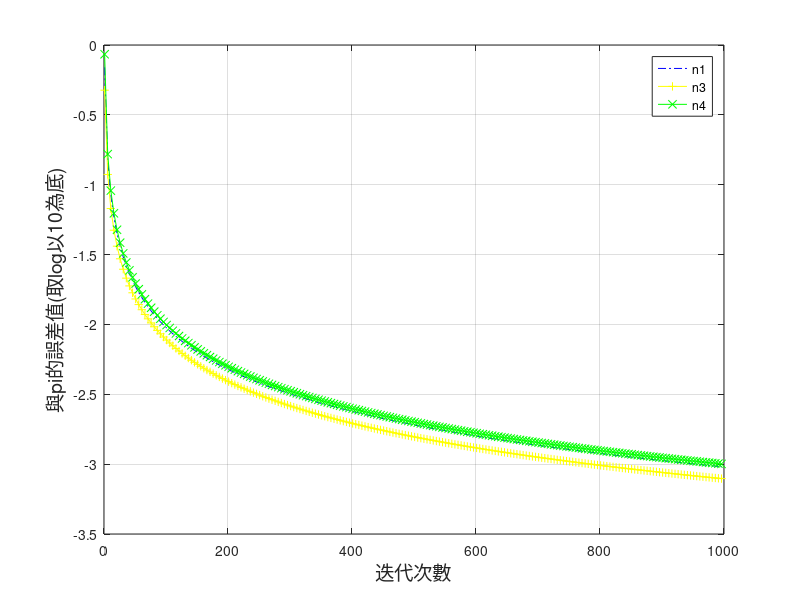
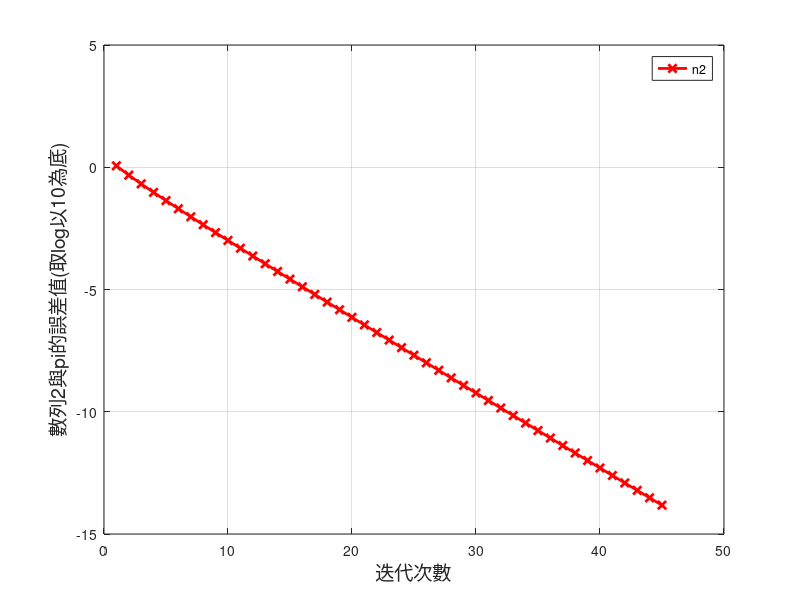
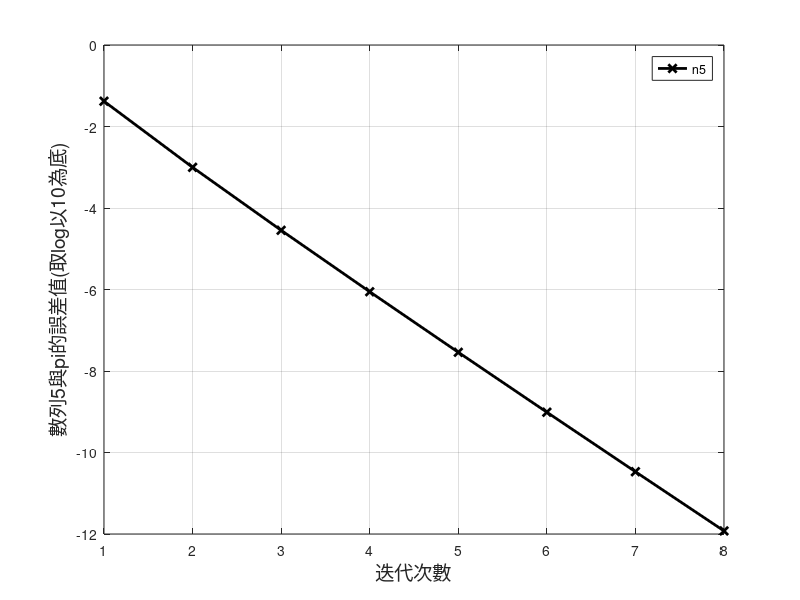
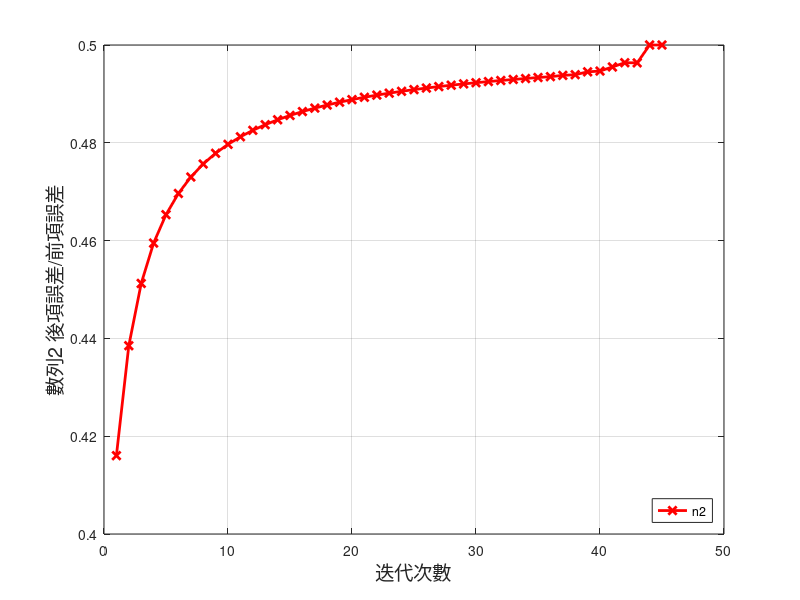

These figures' MATLAB source, in order:
clear;
n=1000;%指定迭代次數
start=1;%畫圖時開始的次數
dn=floor(n/200);%密度

n1=zeros(n,1);
n2=zeros(n,1);
n2_1=zeros(n,1);
n3=zeros(n,1);
n4=zeros(n,1);
n5=zeros(n,1);
err1=zeros(n-1,1);
err2=zeros(n-1,1);
err3=zeros(n-1,1);
err4=zeros(n-1,1);
err5=zeros(n-1,1);

n1(1)=6;
n2(1)=2;
n2_1(1)=1;
n3(1)=8/3;
n4(1)=4;
n5(1)=4*(4*(1/5)-1/239);

i=2;

while i<=n
    n1(i)=n1(i-1)+6/i^2;
    n2_1(i)=n2_1(i-1)*(i-1)/(2*i-1);
    n2(i)=n2(i-1)+2*n2_1(i);
    n3(i)=n3(i-1)*2*i*2*i/(2*i-1)/(2*i+1);
    n4(i)=n4(i-1)+4*(-1)^(i-1)/(2*i-1);
    n5(i)=n5(i-1)+4*(4*(-1)^(i-1)*(1/5)^(2*i-1)/(2*i-1)-(-1)^(i-1)*(1/239)^(2*i-1)/(2*i-1));
    i=i+1;
end

n1=sqrt(n1);

fprintf("%f\n",n1(n));
fprintf("%f\n",n2(n));
fprintf("%f\n",n3(n));
fprintf("%f\n",n4(n));
fprintf("%f\n",n5(n));

pis=zeros(n,1);
for i=1:n
    pis(i)=pi;
end
%這些是誤差
n1=abs(n1-pis);
n2=abs(n2-pis);
n3=abs(n3-pis);
n4=abs(n4-pis);
n5=abs(n5-pis);

for i=1:n-1
    err1(i)=n1(i+1)/n1(i)^1;
    err2(i)=n2(i+1)/n2(i);
    err3(i)=n3(i+1)/n3(i);
    err4(i)=abs(n4(i+1)/n4(i));
    err5(i)=n5(i+1)/n5(i);
end

figure(1)

%h1=plot((start:dn:n),n1(start:dn:n),'b-.o','LineWidth',2);
%hold on
%h2=plot((start:dn:n),n2(start:dn:n),'r-x','LineWidth',2);
%h3=plot((start:dn:n),n3(start:dn:n),'y-+','LineWidth',2);
%h4=plot((start:dn:n),n4(start:dn:n),'g-o','LineWidth',2);
%h5=plot((start:dn:n),n5(start:dn:n),'black-x','LineWidth',2);
%legend([h1(1) h2(1) h3(1) h4(1) h5(1)],{"n1","n2","n3","n4","n5"})
plot((start:dn:n),log(n1(start:dn:n))/log(10),'b-.');
hold on
plot((start:dn:n),log(n3(start:dn:n))/log(10),'y-+');
plot((start:dn:n),log(n4(start:dn:n))/log(10),'g-x');
legend({"n1","n3","n4"})
xlabel('迭代次數','FontSize',14)
ylabel('與pi的誤差值(取log以10為底)','FontSize',14)
grid on
hold off
endn2=45;%最後一項
endn5=8;

figure(2)
plot((1:endn2),log(n2(1:endn2))/log(10),'r-x','LineWidth',2);
legend({"n2"})
xlabel('迭代次數','FontSize',14)
ylabel('數列2與pi的誤差值(取log以10為底)','FontSize',14)
grid on
hold off

figure(3)
plot((1:endn5),log(n5(1:endn5))/log(10),'black-x','LineWidth',2);
legend({"n5"})
xlabel('迭代次數','FontSize',14)
ylabel('數列5與pi的誤差值(取log以10為底)','FontSize',14)
grid on
hold off

figure(4)
plot((1:endn2),(err2(1:endn2)),'r-x','LineWidth',2);
legend({"n2"},'Location','southeast')
xlabel('迭代次數','FontSize',14)
ylabel('數列2 後項誤差/前項誤差','FontSize',14)
grid on
hold off

figure(5)
plot((1:endn5),(err5(1:endn5)),'black-x','LineWidth',2);
legend({"n5"},'Location','southeast')
xlabel('迭代次數','FontSize',14)
ylabel('數列5 後項誤差/前項誤差','FontSize',14)
grid on
hold off

%try to use alpha/n to estimate n1
y=zeros(n,1);
for i=1:n
    y(i)=1/i;
end

alpha=((1:n)*n1)^(1/n);
y=alpha*y;
fprintf("%2.6e",alpha);

figure(6)
plot((start:dn:n),log(n1(start:dn:n))/log(10),'b-.');
hold on
plot((start:dn:n),log(y(start:dn:n))/log(10),'y-+');
legend({"n1","1/n"})
xlabel('迭代次數','FontSize',14)
ylabel('與pi的誤差值(取log以10為底)','FontSize',14)
grid on
hold off

figure(7)
plot((1:endn2),log(n2(1:endn2))/log(10),'r-x','LineWidth',2);
hold on
plot((1:endn5),log(n5(1:endn5))/log(10),'black-x','LineWidth',2);
legend({"n2","n5"})
xlabel('迭代次數','FontSize',14)
ylabel('數列與pi的誤差值(取log以10為底)','FontSize',14)
grid on
hold off

figure(8)

%h1=plot((start:dn:n),n1(start:dn:n),'b-.o','LineWidth',2);
%hold on
%h2=plot((start:dn:n),n2(start:dn:n),'r-x','LineWidth',2);
%h3=plot((start:dn:n),n3(start:dn:n),'y-+','LineWidth',2);
%h4=plot((start:dn:n),n4(start:dn:n),'g-o','LineWidth',2);
%h5=plot((start:dn:n),n5(start:dn:n),'black-x','LineWidth',2);
%legend([h1(1) h2(1) h3(1) h4(1) h5(1)],{"n1","n2","n3","n4","n5"})
plot((start:dn:n),log(n1(start:dn:n))/log(10),'black-.');
hold on
plot((start:dn:n),log(n2(start:dn:n))/log(10),'b-.');
plot((start:dn:n),log(n3(start:dn:n))/log(10),'black-.');
plot((start:dn:n),log(n4(start:dn:n))/log(10),'black-.');
plot((start:dn:n),log(n5(start:dn:n))/log(10),'r-.');
legend({"n1","n2","n3","n4","n5"},"location","east")
xlabel('迭代次數','FontSize',14)
ylabel('與pi的誤差值(取log以10為底)','FontSize',14)
grid on
hold off
endn2=45;%最後一項
endn5=8;